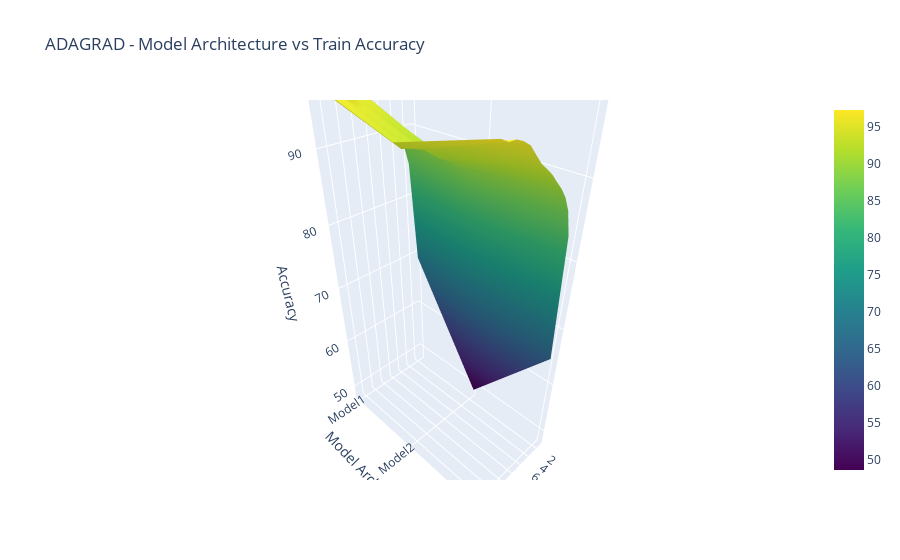
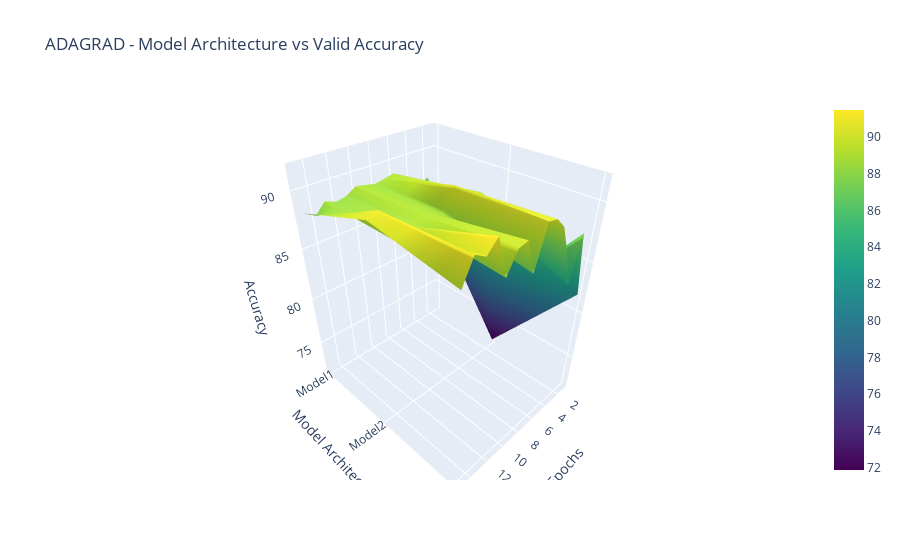
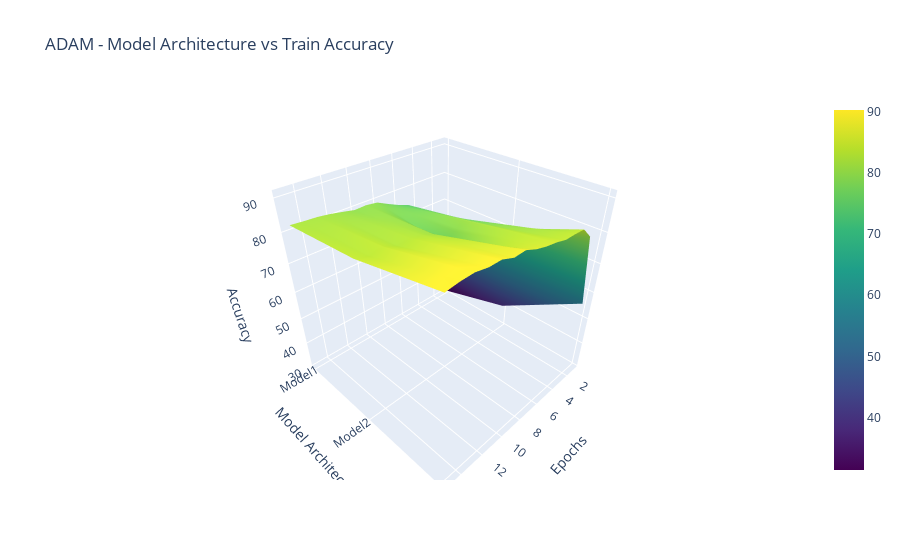
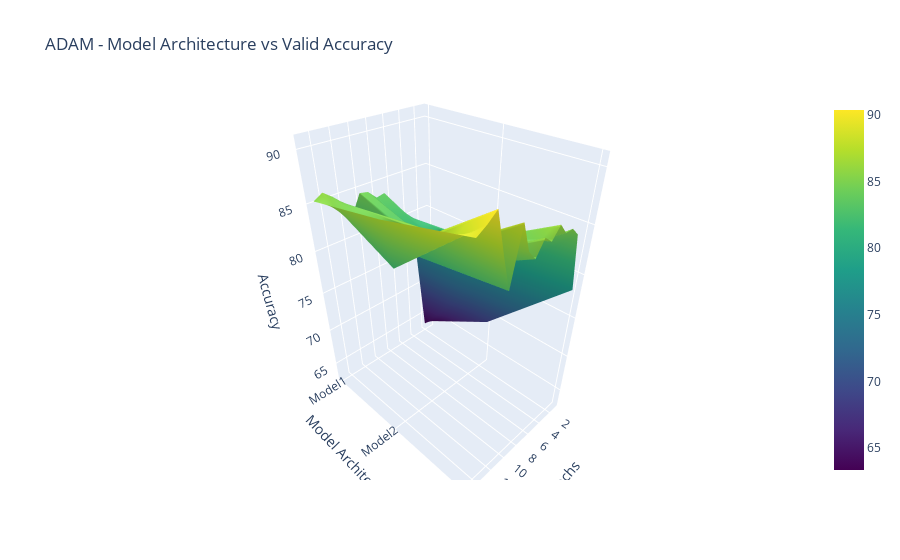

Here is the notebook cell these charts were saved with, in order:
### Code cell
import json
import numpy as np
import plotly.graph_objs as go

file_names = [
    "adaGrad_modelArchirecture_ablation_train_accuracy.json",
    "adaGrad_modelArchirecture_ablation_valid_accuracy.json",
    "adam_modelArchirecture_ablation_train_accuracy.json",
    "adam_modelArchirecture_ablation_valid_accuracy.json",
    "adamW_modelArchirecture_ablation_train_accuracy.json",
    "adamW_modelArchirecture_ablation_valid_accuracy.json",
    "lion_modelArchirecture_ablation_train_accuracy.json",
    "lion_modelArchirecture_ablation_valid_accuracy.json",
    "momentum_modelArchirecture_ablation_train_accuracy.json",
    "momentum_modelArchirecture_ablation_valid_accuracy.json",
    "nag_modelArchirecture_ablation_train_accuracy.json",
    "nag_modelArchirecture_ablation_valid_accuracy.json",
    "rmsprop_modelArchirecture_ablation_train_accuracy.json",
    "rmsprop_modelArchirecture_ablation_valid_accuracy.json",
    "sgd_modelArchirecture_ablation_train_accuracy.json",
    "sgd_modelArchirecture_ablation_valid_accuracy.json",
]

for file_name in file_names:
    with open(file_name, 'r') as file:
        data = json.load(file)

    # For the title, you can split the filename on "_" to get optimizer and metric
    title_info = file_name.split("_")
    optimizer = title_info[0]
    metric = title_info[-2]

    # Convert the accuracy data to a 2D NumPy array
    accuracy_data = np.array([values for lr, values in data.items()])

    # Create a 2D grid for X and Y (epochs and learning rates)
    epochs = np.arange(1, len(accuracy_data[0]) + 1)
    learning_rates = ["Model1", "Model2", "Model3"]
    # learning_rates = np.array([float(lr) for lr in data.keys()])

    # Create a trace for the 3D surface plot
    trace = go.Surface(x=epochs, y=learning_rates, z=accuracy_data, colorscale='Viridis')

    # Create a layout for the plot
    layout = go.Layout(
        scene=dict(
            xaxis=dict(title='Epochs'),
            yaxis=dict(title='Model Architecture'),
            zaxis=dict(title='Accuracy'),
        ),
        title=f'{optimizer.upper()} - Model Architecture vs {metric.capitalize()} Accuracy'
    )

    # Create a figure and add the trace with the layout
    fig = go.Figure(data=[trace], layout=layout)

    # Display the interactive plot
    fig.show()

### Figure 1 — Plotly figure (JSON) as saved in the notebook; plotly's stock layout.template omitted (floating-point values rounded to 4 significant figures)
{"data": [{"colorscale": [[0, "#440154"], [0.1111, "#482878"], [0.2222, "#3e4989"], [0.3333, "#31688e"], [0.4444, "#26828e"], [0.5556, "#1f9e89"], [0.6667, "#35b779"], [0.7778, "#6ece58"], [0.8889, "#b5de2b"], [1, "#fde725"]], "type": "surface", "x": [1, 2, 3, 4, 5, 6, 7, 8, 9, 10, 11, 12, 13, 14, 15], "y": ["Model1", "Model2", "Model3"], "z": [[69.22, 84.98, 88.59, 91.16, 91.67, 92.71, 93.52, 94.73, 94.77, 95.09, 95.87, 95.51, 96.34, 96.26, 97.22], [48.61, 75.44, 83.92, 86.59, 88.61, 89.07, 89.86, 90.28, 90.8, 91.47, 92.07, 92.37, 92.69, 92.85, 93.74], [64.63, 83.57, 86.9, 88.71, 89.92, 90.86, 91.87, 92.67, 93.4, 94.42, 95.49, 96.05, 96.42, 96.44, 96.9]]}], "layout": {"scene": {"xaxis": {"title": {"text": "Epochs"}}, "yaxis": {"title": {"text": "Model Architecture"}}, "zaxis": {"title": {"text": "Accuracy"}}}, "title": {"text": "ADAGRAD - Model Architecture vs Train Accuracy"}}}

### Figure 2 — Plotly figure (JSON) as saved in the notebook; plotly's stock layout.template omitted (floating-point values rounded to 4 significant figures)
{"data": [{"colorscale": [[0, "#440154"], [0.1111, "#482878"], [0.2222, "#3e4989"], [0.3333, "#31688e"], [0.4444, "#26828e"], [0.5556, "#1f9e89"], [0.6667, "#35b779"], [0.7778, "#6ece58"], [0.8889, "#b5de2b"], [1, "#fde725"]], "type": "surface", "x": [1, 2, 3, 4, 5, 6, 7, 8, 9, 10, 11, 12, 13, 14, 15], "y": ["Model1", "Model2", "Model3"], "z": [[83.3, 87.48, 86.75, 88.02, 86.39, 88.93, 88.75, 88.57, 88.75, 88.93, 88.38, 88.2, 88.57, 87.66, 88.2], [71.87, 77.68, 87.11, 89.11, 89.29, 90.02, 90.56, 88.57, 88.93, 89.11, 88.93, 89.11, 88.38, 90.93, 90.56], [81.85, 87.84, 83.85, 87.11, 89.47, 90.38, 90.56, 87.11, 90.02, 89.84, 88.2, 91.47, 90.56, 91.11, 89.29]]}], "layout": {"scene": {"xaxis": {"title": {"text": "Epochs"}}, "yaxis": {"title": {"text": "Model Architecture"}}, "zaxis": {"title": {"text": "Accuracy"}}}, "title": {"text": "ADAGRAD - Model Architecture vs Valid Accuracy"}}}

### Figure 3 — Plotly figure (JSON) as saved in the notebook; plotly's stock layout.template omitted (floating-point values rounded to 4 significant figures)
{"data": [{"colorscale": [[0, "#440154"], [0.1111, "#482878"], [0.2222, "#3e4989"], [0.3333, "#31688e"], [0.4444, "#26828e"], [0.5556, "#1f9e89"], [0.6667, "#35b779"], [0.7778, "#6ece58"], [0.8889, "#b5de2b"], [1, "#fde725"]], "type": "surface", "x": [1, 2, 3, 4, 5, 6, 7, 8, 9, 10, 11, 12, 13, 14, 15], "y": ["Model1", "Model2", "Model3"], "z": [[31.4, 56.9, 59.72, 70.15, 74.3, 75.68, 77.42, 79.25, 79.73, 79.55, 80.37, 81.12, 81.62, 81.82, 82.15], [39.17, 65.66, 73.45, 77.19, 78.54, 80.82, 79.33, 76.37, 81.12, 82.55, 83.17, 82.75, 84.1, 83.47, 84.34], [55.8, 80.33, 84.0, 84.26, 84.3, 85.27, 85.87, 86.84, 88.35, 88.2, 89.57, 89.57, 90.3, 90.18, 89.69]]}], "layout": {"scene": {"xaxis": {"title": {"text": "Epochs"}}, "yaxis": {"title": {"text": "Model Architecture"}}, "zaxis": {"title": {"text": "Accuracy"}}}, "title": {"text": "ADAM - Model Architecture vs Train Accuracy"}}}

### Figure 4 — Plotly figure (JSON) as saved in the notebook; plotly's stock layout.template omitted (floating-point values rounded to 4 significant figures)
{"data": [{"colorscale": [[0, "#440154"], [0.1111, "#482878"], [0.2222, "#3e4989"], [0.3333, "#31688e"], [0.4444, "#26828e"], [0.5556, "#1f9e89"], [0.6667, "#35b779"], [0.7778, "#6ece58"], [0.8889, "#b5de2b"], [1, "#fde725"]], "type": "surface", "x": [1, 2, 3, 4, 5, 6, 7, 8, 9, 10, 11, 12, 13, 14, 15], "y": ["Model1", "Model2", "Model3"], "z": [[63.34, 63.52, 74.77, 79.85, 80.58, 81.31, 83.67, 83.48, 84.39, 84.57, 82.76, 84.21, 85.12, 85.84, 85.3], [68.78, 74.95, 77.68, 78.22, 81.13, 82.21, 80.22, 79.67, 82.03, 82.21, 81.85, 85.48, 83.85, 82.03, 86.93], [78.22, 84.39, 85.3, 85.3, 86.39, 85.3, 86.03, 84.57, 85.66, 88.38, 83.12, 86.57, 90.38, 89.66, 89.11]]}], "layout": {"scene": {"xaxis": {"title": {"text": "Epochs"}}, "yaxis": {"title": {"text": "Model Architecture"}}, "zaxis": {"title": {"text": "Accuracy"}}}, "title": {"text": "ADAM - Model Architecture vs Valid Accuracy"}}}
